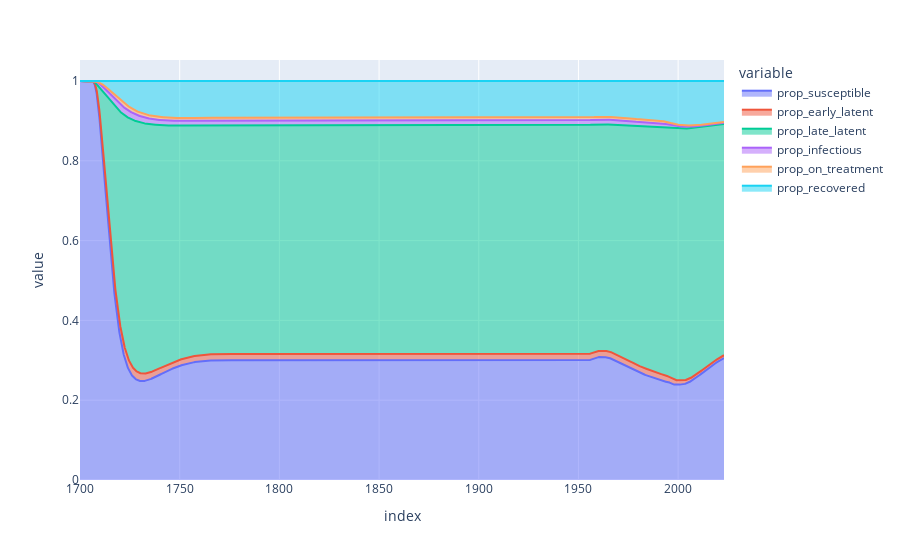

The code cell stored with this chart in its notebook:
### Code cell
derived_df_0[[f"prop_{compartment}" for compartment in compartments]].plot(kind="area")

### Figure 1 — Plotly figure (JSON) as saved in the notebook; plotly's stock layout.template omitted (floating-point values rounded to 4 significant figures; data arrays with more than 128 entries replaced by an {"elided": "..."} marker saying what was removed)
{"data": [{"fillpattern": {"shape": ""}, "hovertemplate": "variable=prop_susceptible<br>index=%{x}<br>value=%{y}<extra></extra>", "legendgroup": "prop_susceptible", "line": {"color": "#636efa"}, "marker": {"symbol": "circle"}, "mode": "lines", "name": "prop_susceptible", "orientation": "v", "showlegend": true, "stackgroup": "1", "type": "scatter", "x": {"elided": "3231 float values"}, "xaxis": "x", "y": {"elided": "3231 float values"}, "yaxis": "y"}, {"fillpattern": {"shape": ""}, "hovertemplate": "variable=prop_early_latent<br>index=%{x}<br>value=%{y}<extra></extra>", "legendgroup": "prop_early_latent", "line": {"color": "#EF553B"}, "marker": {"symbol": "circle"}, "mode": "lines", "name": "prop_early_latent", "orientation": "v", "showlegend": true, "stackgroup": "1", "type": "scatter", "x": {"elided": "3231 float values"}, "xaxis": "x", "y": {"elided": "3231 float values"}, "yaxis": "y"}, {"fillpattern": {"shape": ""}, "hovertemplate": "variable=prop_late_latent<br>index=%{x}<br>value=%{y}<extra></extra>", "legendgroup": "prop_late_latent", "line": {"color": "#00cc96"}, "marker": {"symbol": "circle"}, "mode": "lines", "name": "prop_late_latent", "orientation": "v", "showlegend": true, "stackgroup": "1", "type": "scatter", "x": {"elided": "3231 float values"}, "xaxis": "x", "y": {"elided": "3231 float values"}, "yaxis": "y"}, {"fillpattern": {"shape": ""}, "hovertemplate": "variable=prop_infectious<br>index=%{x}<br>value=%{y}<extra></extra>", "legendgroup": "prop_infectious", "line": {"color": "#ab63fa"}, "marker": {"symbol": "circle"}, "mode": "lines", "name": "prop_infectious", "orientation": "v", "showlegend": true, "stackgroup": "1", "type": "scatter", "x": {"elided": "3231 float values"}, "xaxis": "x", "y": {"elided": "3231 float values"}, "yaxis": "y"}, {"fillpattern": {"shape": ""}, "hovertemplate": "variable=prop_on_treatment<br>index=%{x}<br>value=%{y}<extra></extra>", "legendgroup": "prop_on_treatment", "line": {"color": "#FFA15A"}, "marker": {"symbol": "circle"}, "mode": "lines", "name": "prop_on_treatment", "orientation": "v", "showlegend": true, "stackgroup": "1", "type": "scatter", "x": {"elided": "3231 float values"}, "xaxis": "x", "y": {"elided": "3231 float values"}, "yaxis": "y"}, {"fillpattern": {"shape": ""}, "hovertemplate": "variable=prop_recovered<br>index=%{x}<br>value=%{y}<extra></extra>", "legendgroup": "prop_recovered", "line": {"color": "#19d3f3"}, "marker": {"symbol": "circle"}, "mode": "lines", "name": "prop_recovered", "orientation": "v", "showlegend": true, "stackgroup": "1", "type": "scatter", "x": {"elided": "3231 float values"}, "xaxis": "x", "y": {"elided": "3231 float values"}, "yaxis": "y"}], "layout": {"legend": {"title": {"text": "variable"}, "tracegroupgap": 0}, "margin": {"t": 60}, "xaxis": {"anchor": "y", "domain": [0, 1], "title": {"text": "index"}}, "yaxis": {"anchor": "x", "domain": [0, 1], "title": {"text": "value"}}}}
